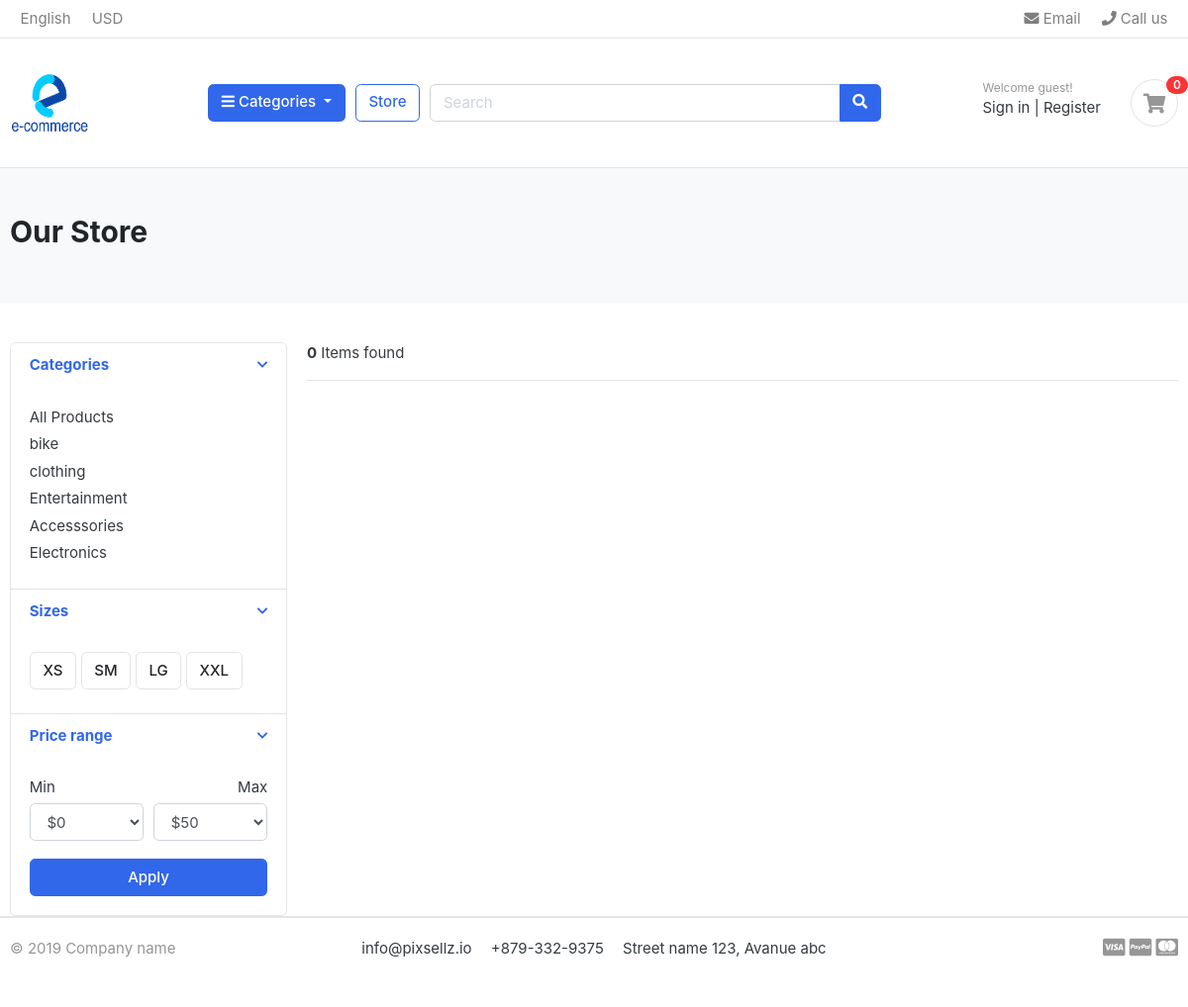
Page /store/accesssories/ on the earlier database version.
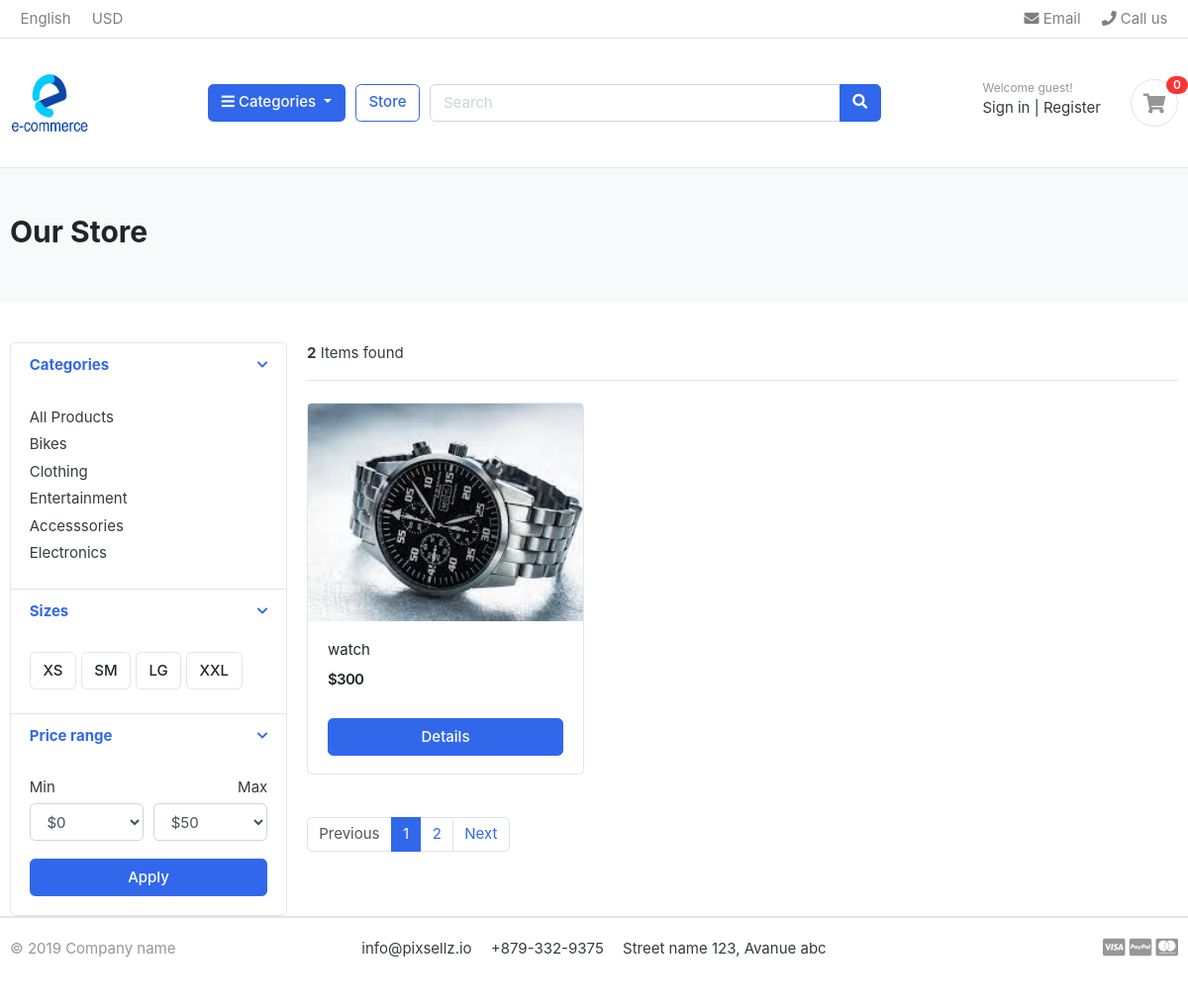
Same page on the later database version.
### shop/models.py (models this page shows, shortened)
class Category(models.Model):
    category_name = models.CharField(max_length=100, unique=True)
    slug = models.SlugField(max_length=100, unique=True)
    description = models.TextField(max_length=200, blank=True)
    category_image = models.ImageField(upload_to='photos/categories', blank=True)
    def get_url(self):
        return reverse('products_by_category', args=[self.slug])

### store/models.py (models this page shows, shortened)
class Product(models.Model):
    product_name = models.CharField(max_length=200, unique=True)
    slug = models.SlugField(max_length=200, unique=True)
    description = models.TextField(max_length=500, blank=True)
    price = models.IntegerField()
    images = models.ImageField(upload_to='photos/products')
    stock = models.IntegerField()
    is_available = models.BooleanField(default=True)
    category = models.ForeignKey(Category, on_delete=models.CASCADE)
    created_date = models.DateTimeField(auto_now_add=True)
    modified_date = models.DateTimeField(auto_now=True)
    def get_url(self):
        return reverse('product_detail', args=[self.category.slug, self.slug])

### store/views.py (the view)
# urls.py: path('store/', include('store.urls')),
def store(request, category_slug=None):
    categories = None
    products = None
    if category_slug != None:
        categories = get_object_or_404(Category, slug=category_slug)
        products = Product.objects.filter(category=categories, is_available=True)
        paginator = Paginator(products, 1)
        page = request.GET.get('page')
        paged_products = paginator.get_page(page)
        product_count = products.count()
    else:
        products = Product.objects.all().filter(is_available=True).order_by('id')
        paginator = Paginator(products, 3)
        page = request.GET.get('page')
        paged_products = paginator.get_page(page)
        product_count = products.count()
    context = {
        'products': paged_products,
        'product_count': product_count,
    }
    return render(request, 'store/store.html', context)

### carts/context_processors.py (called while the page is built)
def counter(request):
    cart_count = 0
    if 'admin' in request.path:
        return {}
    else:
        try:
            cart = Cart.objects.filter(cart_id=_cart_id(request))
            cart_items = CartItem.objects.all().filter(cart=cart[:1])
            for cart_item in cart_items:
                cart_count += cart_item.quantity
        except Cart.DoesNotExist:
            cart_count = 0
    return dict(cart_count=cart_count)

### carts/views.py (called while the page is built)
def _cart_id(request):
    cart = request.session.session_key
    if not cart:
        cart = request.session.create()
    return cart

### shop/context_processors.py (called while the page is built)
def menu_links(request):
    links = Category.objects.all()
    return dict(links=links)

### templates/store/store.html (shortened to what the changed rows need)
{% extends 'base.html' %}
{% load static %}
{% block content %}
<section class="section-pagetop bg">
    <div class="container">
        <h2 class="title-page">Our Store</h2>
    </div>
</section>
<section class="section-content padding-y">
<div class="container">
<div class="row">
	<aside class="col-md-3">
<div class="card">
	<article class="filter-group">
		<div class="filter-content collapse show" id="collapse_1" style="">
			<div class="card-body">
				<ul class="list-menu">
					{% for category in links %}
				<li><a href="{{ category.get_url }}"> {{ category.category_name }} </a></li>
				    {% endfor %}
				</ul>
			</div>
		</div>
	</article>
</div>
	</aside>
	<main class="col-md-9">
<header class="border-bottom mb-4 pb-3">
		<div class="form-inline">
			<span class="mr-md-auto"><b>{{ product_count }}</b> Items found </span>
		</div>
</header>
<div class="row">
    {% for product in products %}
	<div class="col-md-4">
		<figure class="card card-product-grid">
			<div class="img-wrap">
				<a href="{{ product.get_url }}"><img src="{{ product.images.url }}"></a>
			</div>
			<figcaption class="info-wrap">
				<div class="fix-height">
					<a href="{{ product.get_url }}" class="title">{{ product.product_name}}</a>
					<div class="price-wrap mt-2">
						<span class="price">${{product.price}}</span>
					</div>
				</div>
				<a href="{{product.get_url}}" class="btn btn-block btn-primary"> Details </a>
			</figcaption>
		</figure>
	</div>
    {% endfor %}
</div>
<nav class="mt-4" aria-label="Page navigation sample">
{% if products.has_other_pages %}
  <ul class="pagination">
	{% if products.has_previous %}
    <li class="page-item"><a class="page-link"  href="?page={{products.previous_page_number}}" >Previous</a></li>
	{% else %}
    <li class="page-item disabled"><a class="page-link" href="#">Previous</a></li>
	{% endif %}
	{% for x in products.paginator.page_range %}
	  {% if products.number == x %}
      <li class="page-item active"><a class="page-link" href="#">{{x}}</a></li>
	  {% else %}
	  <li class="page-item"><a class="page-link" href="?page={{x}}">{{x}}</a></li>
	  {% endif %}
	{% endfor %}
    {% if products.has_next %}
      <li class="page-item"><a class="page-link" href="?page={{products.next_page_number}}">Next</a></li>
	{% else %}
     <li class="page-item disabled"><a class="page-link" href="#">Next</a></li>
	{% endif %}
  </ul>
{% endif %}
</nav>
	</main>
</div>
</div>
{% endblock content %}

Differences in the rows shown:
changed Category: category_name "bike" → "Bikes"
changed Category: category_name "clothing" → "Clothing"
added Product: images (picture), product_name "watch", price "300"
Other differences:
{{ product_count }}: "0" → "2"
text now shown: "Previous Next"
new list line: "1"
new list line: "2"
